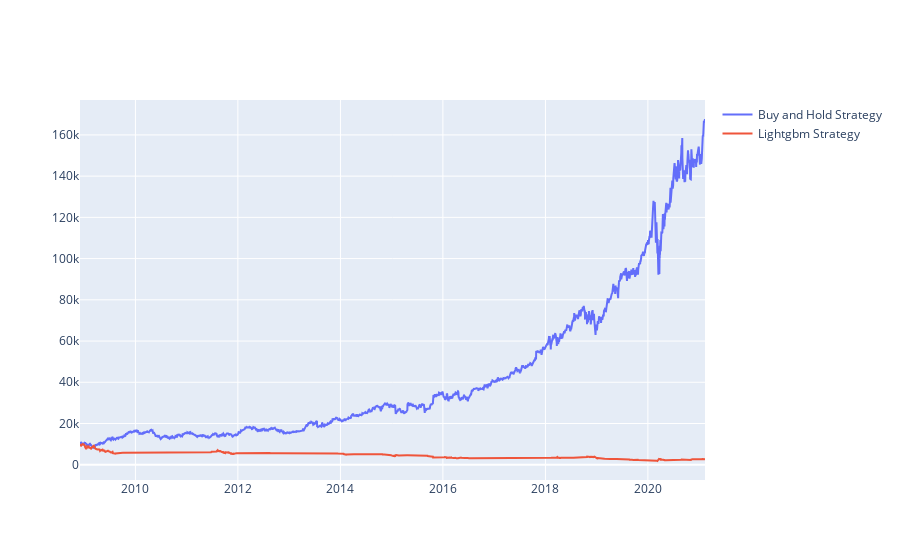

The code cell stored with this chart in its notebook:
### Code cell
# show simulated trading vs buy and hold as benchmark
buy_and_hold_result = eval_buy_and_hold(prediction_results, data)
strategy_result = eval_strategy(prediction_results, data)
print('Max Drawdown:')
print('  - Buy and Hold:', str(round(100*min(buy_and_hold_result.draw_down),2))+'%')
print('  - LGB Strategy:', str(round(100*min(strategy_result.draw_down),2))+'%')

#align index number
strategy_result.index = prediction_results.index
buy_and_hold_result.index = prediction_results.index
#insert based on index number
def plot_result(data, benchmark, strategy):
    data = data[:] # making a copy so original data isn't altered.
    data.insert(1,'BNH_Strategy', benchmark.ending_balance)
    data.insert(1,'LGB_Strategy', strategy.ending_balance)
    data.insert(1,'LGB_Ending_Balance_Percent_Change', strategy.ending_balance_percent_change)
    
    fig = go.Figure()
    fig.add_trace(go.Scatter(x=data.date[data.BNH_Strategy.notnull()], y=data.BNH_Strategy[data.BNH_Strategy.notnull()], mode='lines', name='Buy and Hold Strategy'))
    fig.add_trace(go.Scatter(x=data.date[data.BNH_Strategy.notnull()], y=data.LGB_Strategy[data.BNH_Strategy.notnull()], mode='lines', name='Lightgbm Strategy'))
    fig.show()
    return data
trading_data = plot_result(data, buy_and_hold_result, strategy_result)

### Figure 1 — Plotly figure (JSON) as saved in the notebook; plotly's stock layout.template omitted (floating-point values rounded to 4 significant figures; data arrays with more than 128 entries replaced by an {"elided": "..."} marker saying what was removed)
{"data": [{"mode": "lines", "name": "Buy and Hold Strategy", "type": "scatter", "x": {"elided": "3070 str values"}, "y": {"elided": "3070 float values"}}, {"mode": "lines", "name": "Lightgbm Strategy", "type": "scatter", "x": {"elided": "3070 str values"}, "y": {"elided": "3070 float values"}}], "layout": {}}
